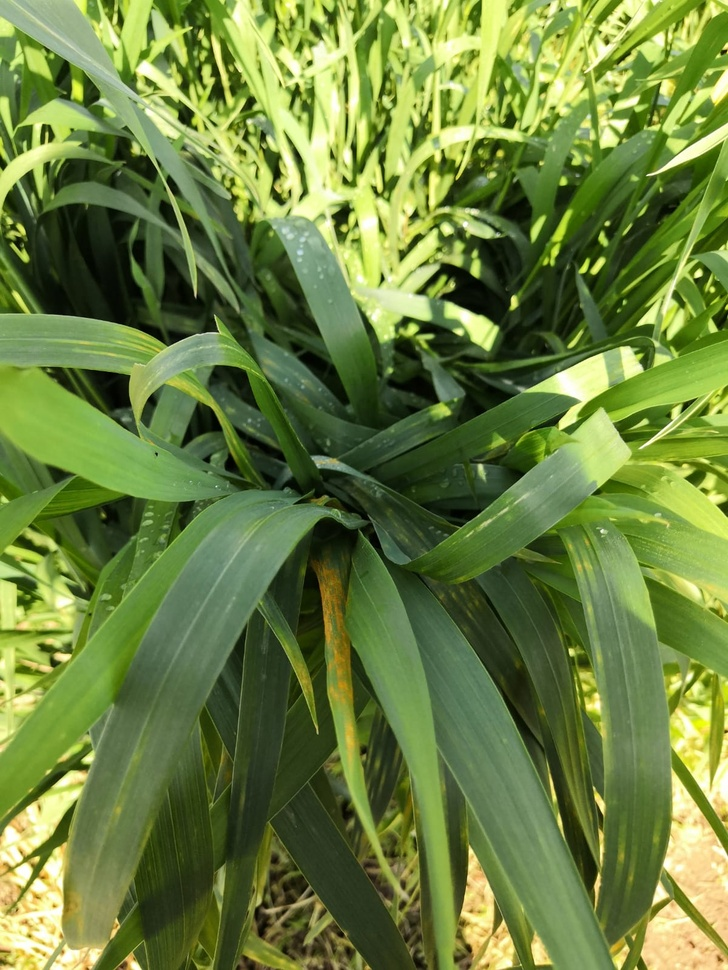
#> input picture maxflow_mincut/images/1.jpeg, 728 x 970 px, shrunk from 1200 x 1599 before the run, found by its file name
$ python lab_kmeans.py
#> lines starting #> are read from the running program, lines starting #| are printed output that depends on the picture
from sklearn.cluster import KMeans
import matplotlib.pyplot as plt
import numpy as np
import cv2

IMAGE_PATH = '/Users/muneebmuhammad/Documents/Machine Learning/Germany Internship/Crop desease/easy data/1.jpeg'

# read image and convert to LAB color space
img = cv2.imread(IMAGE_PATH)
#> img is the input picture: shape (970, 728, 3); mean B, G, R 63.4, 129.8, 107.8
img = cv2.cvtColor(img, cv2.COLOR_BGR2LAB)
#> img: shape (970, 728, 3); mean of channels 0, 1, 2 128.1, 109.2, 159.9

# get 'a' and 'b' channel features
a_chl = img[:,:,1]
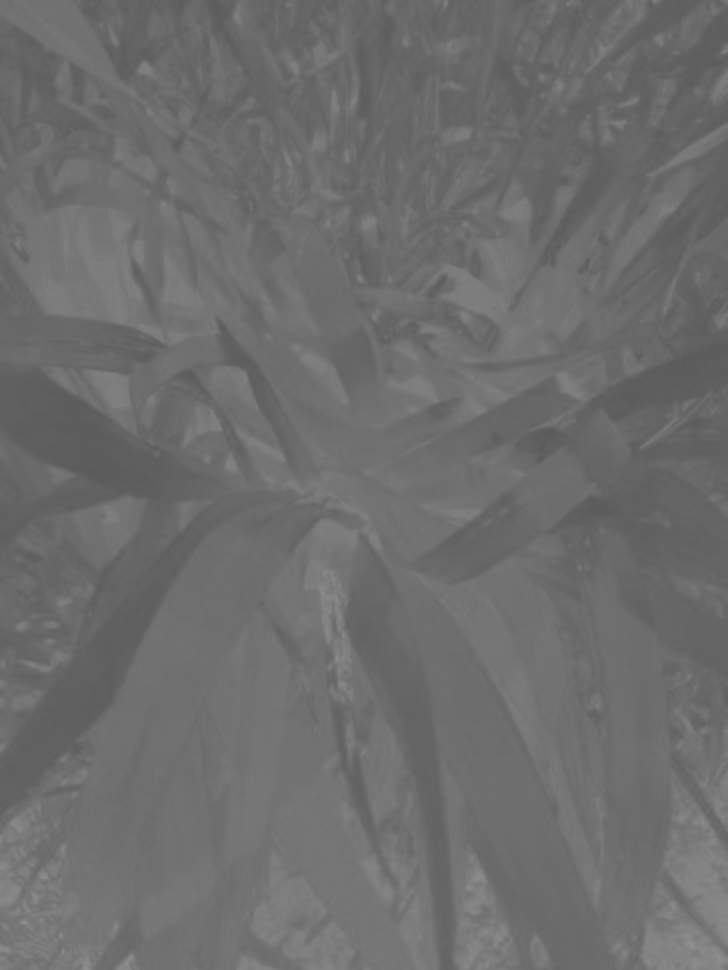
#> a_chl: shape (970, 728); min 89, max 145, mean 109.2
b_chl = img[:,:,2]
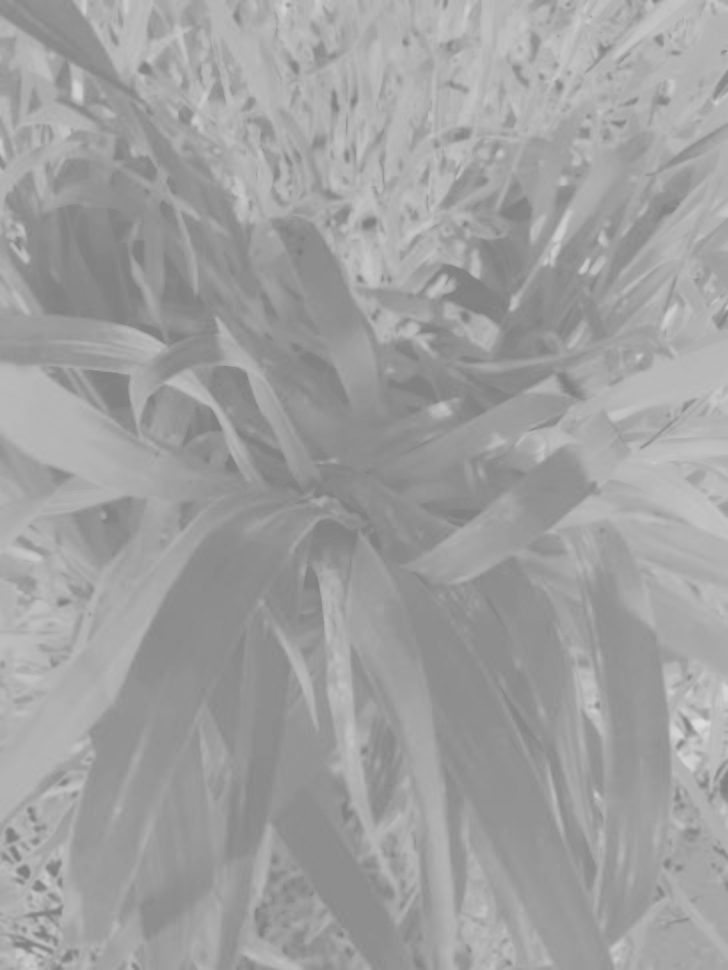
#> b_chl: shape (970, 728); min 123, max 221, mean 159.9

a_chl = a_chl.flatten()
b_chl = b_chl.flatten()

features = [[a,b] for a,b in zip(a_chl, b_chl)]
#> features = 706160 items
features = np.array(features)
#> features = 706160 pairs, first value 89 to 145, second value 123 to 221

# Clustering with Kmeans
kmeans = KMeans(n_clusters=2, random_state=0)
kmeans.fit(features)

output = kmeans.labels_
output = output.reshape((img.shape[0], img.shape[1]))
plt.imshow(output)
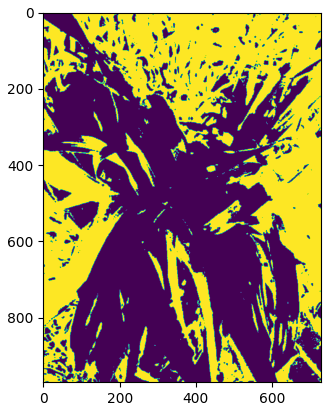
#> figure drawn by matplotlib, 1 panel

$ run again, with maxflow_mincut/images/babycut.jpg copied over maxflow_mincut/images/1.jpeg
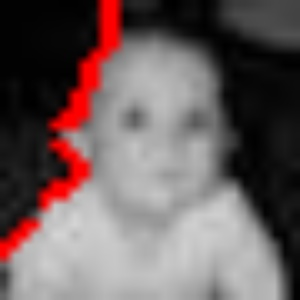
#> input picture maxflow_mincut/images/babycut.jpg, 300 x 300 px, found by its file name
#> img is the input picture: shape (300, 300, 3); mean B, G, R 94.4, 94.4, 108.5
#> img: shape (300, 300, 3); mean of channels 0, 1, 2 104.4, 132.9, 131.6
#> `a_chl = img[:,:,1]`:
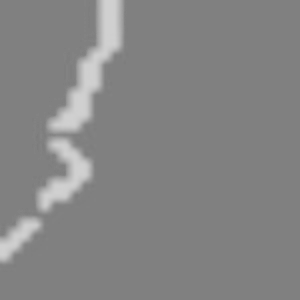
#> a_chl: shape (300, 300); min 124, max 208, mean 132.9
#> `features = [[a,b] for a,b in zip(a_chl, b_chl)]`: features = 90000 items
#> `features = np.array(features)`: features = 90000 pairs, first value 124 to 208, second value 124 to 195
#> `plt.imshow(output)`:
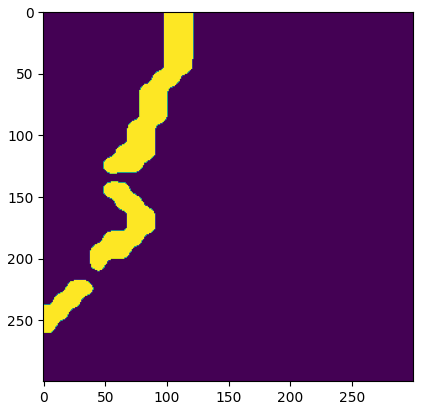
#> figure drawn by matplotlib, 1 panel
